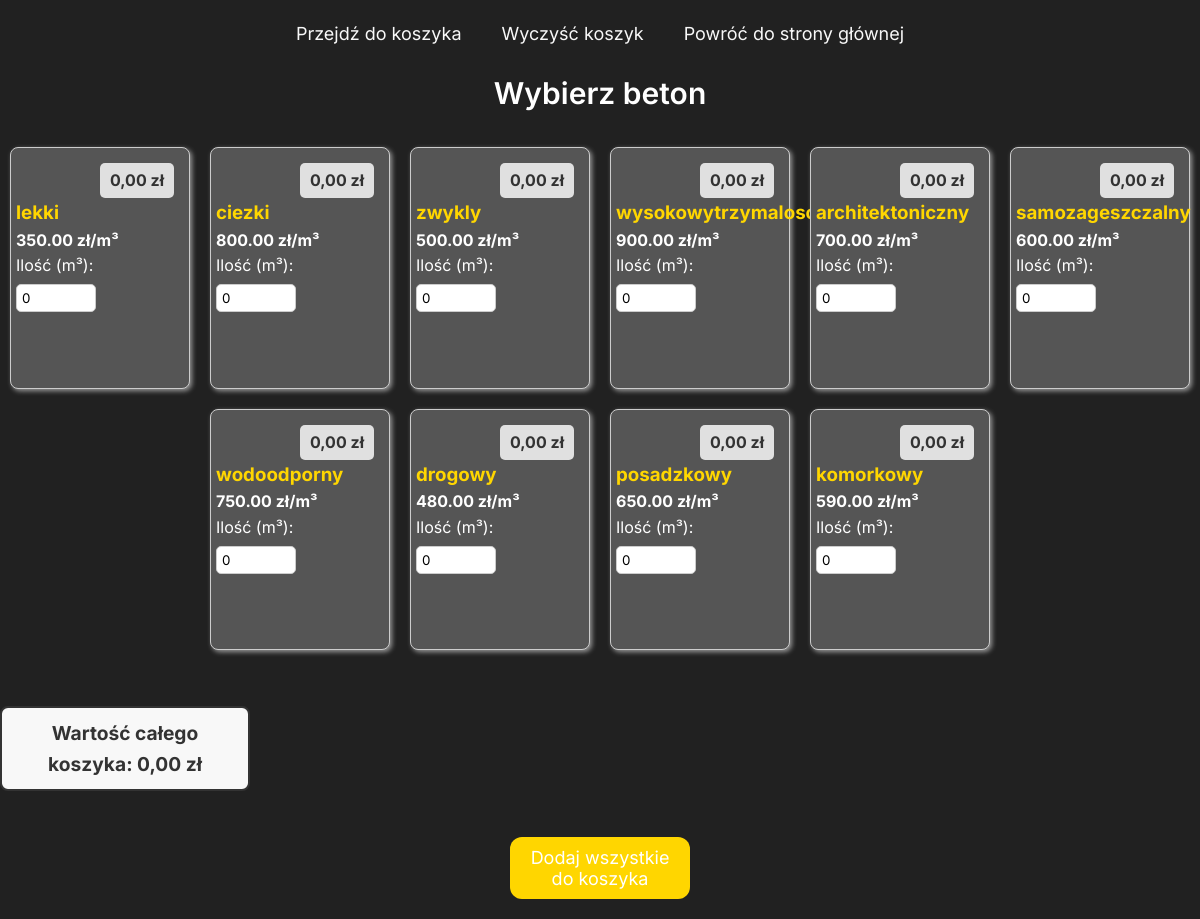
The page /zamowienia.php on the database its author committed.
### tables this page shows
CREATE TABLE `beton` (
  `id` int(11) NOT NULL,
  `nazwa` varchar(50) NOT NULL,
  `cena` decimal(10,2) NOT NULL
);

### zamowienia.php (the view, shortened to what this page needs)
<?php
$conn = new mysqli("localhost", "root", "", "db_beton");
$result = $conn->query("SELECT * FROM beton");
?>
<!DOCTYPE html>
<html lang="pl">
<head>
    <link rel="stylesheet" href="style_zamowienia.css">
</head>
<body>
<nav><p><a href="koszyk.php">Przejdź do koszyka</a></p><p><a href="wyczysc_koszyk.php">Wyczyść koszyk</a>
</p><p><a href="index.php">Powróć do strony głównej</a></p></nav>
<h2>Wybierz beton</h2>
<form method="post">
<div class="beton-grid">
<?php while ($beton = $result->fetch_assoc()): ?>
    <div class="karta">
        <h3><?= $beton['nazwa'] ?></h3>
        <p><strong><?= number_format($beton['cena'], 2) ?> zł/m³</strong></p>
        <p>Ilość (m³):</p>
        <input
            type="number"
            step="0.1"
            min="0"
            name="ilosc[<?= $beton['id'] ?>]"
            required
            class="ilosc-input"
            data-cena="<?= $beton['cena'] ?>"
            value="0"><br><br>
        <div class="cena-aktualna">0,00 zł</div>
    </div>
<?php endwhile; ?>
</div>
<br>
<div id="koszyk-suma">Wartość całego koszyka: 0,00 zł</div>
<br>
<button type="submit">Dodaj wszystkie do koszyka</button>
</form>
</body>
</html>

### style_zamowienia.css (style rules this page uses)
* { font-family: 'Inter', sans-serif; margin: 0; padding: 0; box-sizing: border-box; }
body { background-color: rgba(33, 33, 33, 1); color: #f8f8f8; font-size: 16px; line-height: 1.6; }
h2 { color: #fff; text-align: center; margin-top: 20px; font-size: 30px; font-weight: 600; }
p { color: #333; }
nav { display: flex; justify-content: center; gap: 20px; margin-top: 20px; }
nav p { font-size: 18px; color: #f8f8f8; }
nav a { color: #f8f8f8; text-decoration: none; padding: 10px; border-radius: 5px; transition: background-color 0.3s ease; }
.beton-grid { display: flex; flex-wrap: wrap; justify-content: center; gap: 20px; margin-top: 30px; }
.karta { border: 1px solid #ccc; padding: 50px; padding-left: 5px; width: 15%; background-color: #fff; box-shadow: 2px 2px 5px #999; border-radius: 8px; position: relative; background-color: #555; }
.karta > p { color: white; }
.karta > h3 { color: rgba(255, 214, 0, 1); }
.cena-aktualna { position: absolute; top: 15px; right: 15px; background: #e0e0e0; padding: 5px 10px; border-radius: 5px; font-weight: bold; color: #333; }
#koszyk-suma { margin-top: 30px; font-size: 1.2em; font-weight: bold; padding: 10px; border: 2px solid #333; width: 250px; background: #f8f8f8; border-radius: 8px; text-align: center; color: #333; }
h3 { color: #333; }
button { background-color: rgba(255, 214, 0, 1); color: rgba(255, 255, 255, 1); font-size: 18px; border-radius: 12px; width: 180px; margin-left: 2em; margin-top: 1em; cursor: pointer; border: none; padding: 10px; display: block; margin: 20px auto; }
a { color: #e0e0e0; text-decoration: none; }
input[type="number"] { width: 80px; padding: 5px; margin-top: 5px; border-radius: 5px; border: 1px solid #ccc; }

### rows shown on the page
beton: nazwa "lekki", cena "350.00"
beton: nazwa "ciezki", cena "800.00"
beton: nazwa "zwykly", cena "500.00"
beton: nazwa "wysokowytrzymalosciowy", cena "900.00"
beton: nazwa "architektoniczny", cena "700.00"
beton: nazwa "samozageszczalny", cena "600.00"
beton: nazwa "wodoodporny", cena "750.00"
beton: nazwa "drogowy", cena "480.00"
beton: nazwa "posadzkowy", cena "650.00"
beton: nazwa "komorkowy", cena "590.00"
